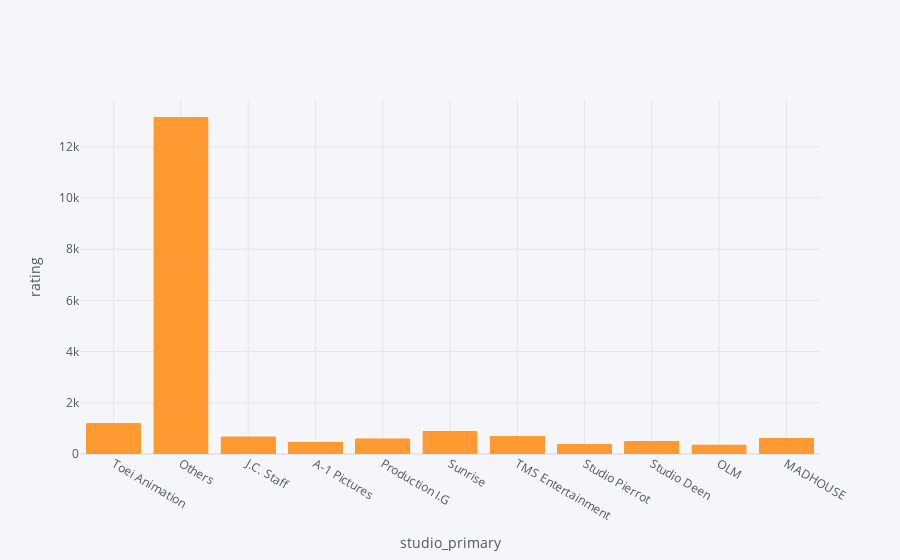

The notebook cell saved with this chart:
### Code cell
anime.iplot(kind='bar',x='studio_primary',y='rating',xTitle='studio_primary',yTitle='rating')

### Figure 1 — Plotly figure (JSON) as saved in the notebook; plotly's stock layout.template omitted (floating-point values rounded to 4 significant figures; data arrays with more than 128 entries replaced by an {"elided": "..."} marker saying what was removed)
{"data": [{"marker": {"color": "rgba(255, 153, 51, 0.6)", "line": {"color": "rgba(255, 153, 51, 1.0)", "width": 1}}, "name": "rating", "orientation": "v", "text": "", "type": "bar", "x": {"elided": "6523 str values"}, "y": {"elided": "6523 float values"}}], "layout": {"legend": {"bgcolor": "#F5F6F9", "font": {"color": "#4D5663"}}, "paper_bgcolor": "#F5F6F9", "plot_bgcolor": "#F5F6F9", "title": {"font": {"color": "#4D5663"}}, "xaxis": {"gridcolor": "#E1E5ED", "showgrid": true, "tickfont": {"color": "#4D5663"}, "title": {"font": {"color": "#4D5663"}, "text": "studio_primary"}, "zerolinecolor": "#E1E5ED"}, "yaxis": {"gridcolor": "#E1E5ED", "showgrid": true, "tickfont": {"color": "#4D5663"}, "title": {"font": {"color": "#4D5663"}, "text": "rating"}, "zerolinecolor": "#E1E5ED"}}}
